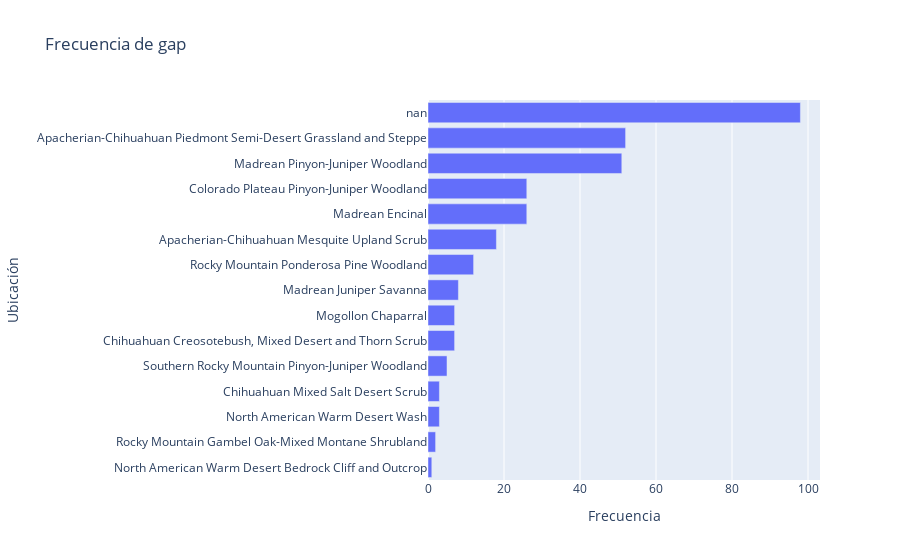

Notebook code cell kept with this figure:
### Code cell
fig = px.bar(frecuencia_gap, x='Frecuencia', y='gap', orientation='h',
             labels={'gap': 'Ubicación', 'Frecuencia': 'Frecuencia'},
             title='Frecuencia de gap')

fig.show()

### Figure 1 — Plotly figure (JSON) as saved in the notebook; plotly's stock layout.template omitted (floating-point values rounded to 4 significant figures)
{"data": [{"alignmentgroup": "True", "hovertemplate": "Frecuencia=%{x}<br>Ubicación=%{y}<extra></extra>", "legendgroup": "", "marker": {"color": "#636efa", "pattern": {"shape": ""}}, "name": "", "offsetgroup": "", "orientation": "h", "showlegend": false, "textposition": "auto", "type": "bar", "x": [1, 2, 3, 3, 5, 7, 7, 8, 12, 18, 26, 26, 51, 52, 98], "xaxis": "x", "y": ["North American Warm Desert Bedrock Cliff and Outcrop", "Rocky Mountain Gambel Oak-Mixed Montane Shrubland", "North American Warm Desert Wash", "Chihuahuan Mixed Salt Desert Scrub", "Southern Rocky Mountain Pinyon-Juniper Woodland", "Chihuahuan Creosotebush, Mixed Desert and Thorn Scrub", "Mogollon Chaparral", "Madrean Juniper Savanna", "Rocky Mountain Ponderosa Pine Woodland", "Apacherian-Chihuahuan Mesquite Upland Scrub", "Madrean Encinal", "Colorado Plateau Pinyon-Juniper Woodland", "Madrean Pinyon-Juniper Woodland", "Apacherian-Chihuahuan Piedmont Semi-Desert Grassland and Steppe", "nan"], "yaxis": "y"}], "layout": {"barmode": "relative", "legend": {"tracegroupgap": 0}, "title": {"text": "Frecuencia de gap"}, "xaxis": {"anchor": "y", "domain": [0, 1], "title": {"text": "Frecuencia"}}, "yaxis": {"anchor": "x", "domain": [0, 1], "title": {"text": "Ubicación"}}}}
